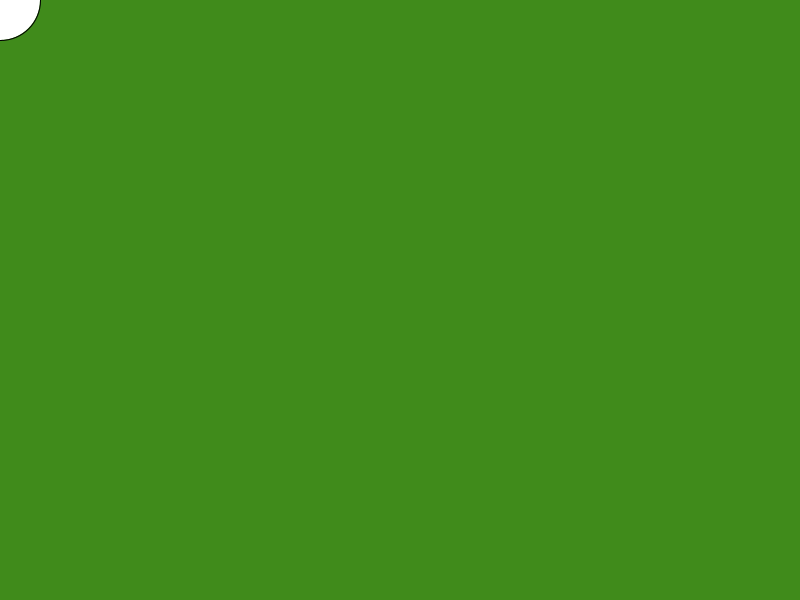
Frame 1 (no input)
Frame 60 (the mouse pressed at the canvas centre just before this capture): identical to frame 1, image omitted
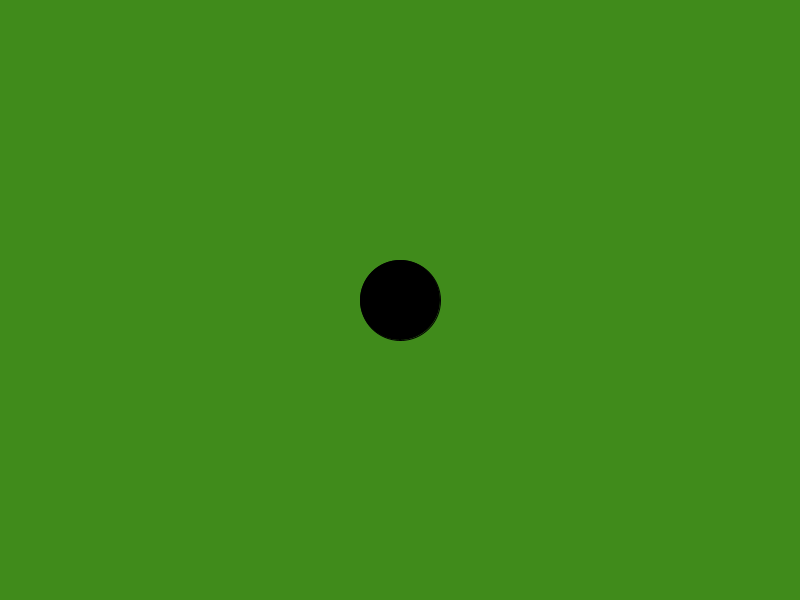
Frame 120 (the mouse held since frame 60 and released just before this capture)

The Processing sketch that drew these frames (run headless with seeded random() and noise(); from frame 60 on, the mouse is pressed at the canvas centre):

// Processing sketch: proj1
// ── proj1.pde
void setup() {
  size(800,600);
  smooth();
}

void draw(){
  background(#408B1B);
  if(mousePressed){
    fill(0);
  } else {
    fill(255);
  }
  ellipse(mouseX,mouseY,80,80);
  
}
